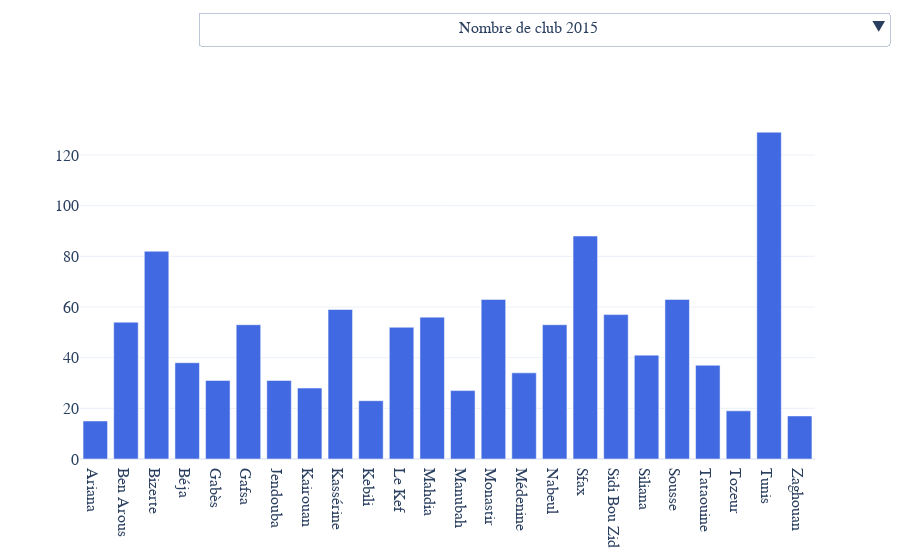

Source (notebook cell):
### Code cell
df13=pd.read_csv('statistiqueclubsculturels2015.csv')
df14=df13.groupby('gov_name_f').sum()
data_bar=[ go.Bar(name='Nombre de club 2015',
           visible=True,
           x=df14.index, 
           y=df14['Nombre_clubs'],
           marker_color='RoyalBlue'), 
          
          go.Bar(name='Nombre de pionnier 2015',
           visible=False,
           x=df14.index, 
           y=df14['pionniers_club'],
           marker_color='silver'),]
list_updatemenus=[
        {'args':[{"visible":[True,False]}],
         'label':"                                                              Nombre de club 2015                                                                  ",
         'method':"update"},
    
        { 'args':[{"visible":[False,True]}],
         'label':"                                                              Nombre de pionnier 2015",
         'method':"update"},
    { 'args':[{"visible":[True,True]}],
         'label':"                                                              Voir tous",
         'method':"update"}
]
layout_bar=go.Layout(updatemenus=list([dict(buttons= list_updatemenus,x=1.1,y=1.3)]),
                     title_text="",
                     template='plotly_white',
                     font=dict(
                    family=" Gravitas One, cursive",
                    size=16))

#defining figure and plotting
nbre_club_pion = go.Figure(data_bar,layout_bar)
nbre_club_pion.show()

### Figure 1 — Plotly figure (JSON) as saved in the notebook; plotly's stock layout.template omitted (floating-point values rounded to 4 significant figures)
{"data": [{"marker": {"color": "RoyalBlue"}, "name": "Nombre de club 2015", "type": "bar", "visible": true, "x": ["Ariana", "Ben Arous", "Bizerte", "Béja", "Gabès", "Gafsa", "Jendouba", "Kairouan", "Kassérine", "Kebili", "Le Kef", "Mahdia", "Manubah", "Monastir", "Médenine", "Nabeul", "Sfax", "Sidi Bou Zid", "Siliana", "Sousse", "Tataouine", "Tozeur", "Tunis", "Zaghouan"], "y": [15, 54, 82, 38, 31, 53, 31, 28, 59, 23, 52, 56, 27, 63, 34, 53, 88, 57, 41, 63, 37, 19, 129, 17]}, {"marker": {"color": "silver"}, "name": "Nombre de pionnier 2015", "type": "bar", "visible": false, "x": ["Ariana", "Ben Arous", "Bizerte", "Béja", "Gabès", "Gafsa", "Jendouba", "Kairouan", "Kassérine", "Kebili", "Le Kef", "Mahdia", "Manubah", "Monastir", "Médenine", "Nabeul", "Sfax", "Sidi Bou Zid", "Siliana", "Sousse", "Tataouine", "Tozeur", "Tunis", "Zaghouan"], "y": [392, 689, 1354, 552, 410, 988, 591, 649, 784, 269, 671, 941, 970, 1006, 743, 688, 1845, 928, 807, 1407, 562, 464, 2127, 275]}], "layout": {"font": {"family": " Gravitas One, cursive", "size": 16}, "title": {"text": ""}, "updatemenus": [{"buttons": [{"args": [{"visible": [true, false]}], "label": "                                                              Nombre de club 2015                                                                  ", "method": "update"}, {"args": [{"visible": [false, true]}], "label": "                                                              Nombre de pionnier 2015", "method": "update"}, {"args": [{"visible": [true, true]}], "label": "                                                              Voir tous", "method": "update"}], "x": 1.1, "y": 1.3}]}}
